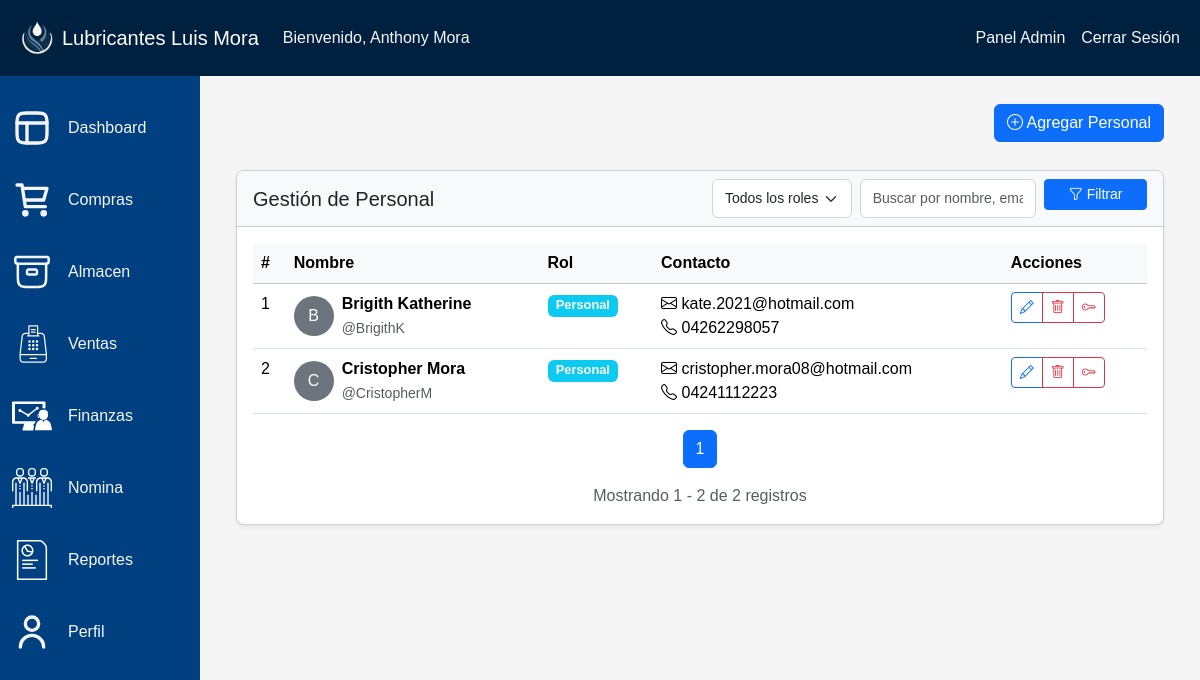
Screenshot of /nomina/ (signed in) with the database file from the repository.
### aplicacion/models.py (models this page shows, shortened)
class CustomUser(AbstractUser):
    ROLES = (
        ('admin', 'Administrador'),
        ('personal', 'Personal'),
        ("invitado", "Invitado"),
    )
    rol = models.CharField(max_length=20, choices=ROLES, default='cliente')
    telefono = models.CharField(max_length=20, blank=True, verbose_name="Teléfono")
    direccion = models.TextField(blank=True, verbose_name="Dirección")
    foto_perfil = models.ImageField(upload_to='perfiles/', blank=True, null=True, verbose_name="Foto de perfil")
    admin = models.BooleanField(default=False, verbose_name="¿Administrador?")
    class Meta:
        verbose_name = 'Usuario'
        verbose_name_plural = 'Usuarios'

### aplicacion/views.py (the view, shortened to what this page needs)
# urls.py: path('nomina/', gestion_personal, name='nomina_personal'),
@login_required
def gestion_personal(request):
    rol_filter = request.GET.get('rol', '')
    search_query = request.GET.get('search', '')
    empleados = CustomUser.objects.filter(rol__in=['admin', 'personal']).exclude(username="Admin")
    if rol_filter:
        empleados = empleados.filter(rol=rol_filter)
    empleados = empleados.order_by('last_name', 'first_name')
    page = request.GET.get('page', 1)
    paginator = Paginator(empleados, 10)  # 10 items por página
    try:
        empleados_paginados = paginator.page(page)
    except PageNotAnInteger:
        empleados_paginados = paginator.page(1)
    except EmptyPage:
        empleados_paginados = paginator.page(paginator.num_pages)
    context = {
        'empleados': empleados_paginados,
        'mes_actual': timezone.now().strftime("%B %Y"),
        'roles': dict(CustomUser.ROLES),
        'selected_rol': rol_filter,
        'search_query': search_query,
    }
    return render(request, 'vistas/nomina.html', context)

### aplicacion/templates/vistas/nomina.html (shortened to what this page needs)
{% extends 'paneles/admin.html' %} {% load static %}
{% block dashboard %}
<link href="{% static 'css/modal_forms.css' %}" rel="stylesheet" />
<div class="container mt-4">
  <div class="d-flex justify-content-between align-items-center mb-4">
    <h2>Gestión de Personal</h2>
    <button
      class="btn btn-primary"
      data-bs-toggle="modal"
      data-bs-target="#personalModal"
      data-action="add"
    >
      <i class="bi bi-plus-circle"></i> Agregar Personal
    </button>
  </div>
  <div class="card shadow-sm mb-4">
      <div class="card-header bg-light">
          <div class="row align-items-center">
              <div class="col-md-6">
                  <h5 class="mb-0">Gestión de Personal</h5>
              </div>
              <div class="col-md-6">
                  <form method="get" class="row g-2">
                      <div class="col-md-4">
                          <select name="rol" class="form-select form-select-sm">
                              <option value="">Todos los roles</option>
                          </select>
                      </div>
                      <div class="col-md-5">
                          <input type="text" name="search" class="form-control form-control-sm"
                                  placeholder="Buscar por nombre, email..." value="{{ search_query }}">
                      </div>
                      <div class="col-md-3">
                          <button type="submit" class="btn btn-primary btn-sm w-100">
                              <i class="bi bi-funnel"></i> Filtrar
                          </button>
                      </div>
                  </form>
              </div>
          </div>
      </div>
      <div class="card-body">
          <div class="table-responsive">
            <table class="table table-hover" id="personalTable">
              <thead class="table-light">
                <tr>
                  <th>#</th>
                  <th>Nombre</th>
                  <th>Rol</th>
                  <th>Contacto</th>
                  <th>Acciones</th>
                </tr>
              </thead>
              <tbody>
                {% for empleado in empleados %}
                <tr data-id="{{ empleado.id }}">
                  <td>{{ forloop.counter }}</td>
                  <td>
                    <div class="d-flex align-items-center">
                      {% if empleado.foto_perfil %}
                      <img
                        src="{{ empleado.foto_perfil.url }}"
                        class="rounded-circle me-2"
                        width="40"
                        height="40"
                        alt="{{ empleado.get_full_name }}"
                      />
                      {% else %}
                      <div
                        class="rounded-circle bg-secondary me-2 d-flex align-items-center justify-content-center"
                        style="width: 40px; height: 40px"
                      >
                        <span class="text-white"
                          >{{ empleado.get_full_name|first|upper }}</span
                        >
                      </div>
                      {% endif %}
                      <div>
                        <strong>{{ empleado.get_full_name }}</strong><br />
                        <small class="text-muted">@{{ empleado.username }}</small>
                      </div>
                    </div>
                  </td>
                  <td>
                    <span
                      class="badge bg-{% if empleado.rol == 'admin' %}primary{% else %}info{% endif %}"
                    >
                      {{ empleado.get_rol_display }}
                    </span>
                  </td>
                  <td>
                    <div><i class="bi bi-envelope"></i> {{ empleado.email }}</div>
                    <div>
                      <i class="bi bi-telephone"></i> {{empleado.telefono|default:"-" }}
                    </div>
                  </td>
                  <td>
                    <div class="btn-group btn-group-sm">
                      <button
                        class="btn btn-outline-primary btn-editar"
                        data-id="{{ empleado.id }}"
                        data-bs-toggle="modal"
                        data-bs-target="#personalModal"
                      >
                        <i class="bi bi-pencil"></i>
                      </button>
                      {% if empleado != request.user %}
                      <button
                        class="btn btn-outline-danger btn-eliminar"
                        data-id="{{ empleado.id }}"
                        data-bs-toggle="modal"
                        data-bs-target="#confirmModal"
                      >
                        <i class="bi bi-trash"></i>
                      </button>
                      {% endif %}
                      <a href="{% url 'gestion_permisos_user' empleado.id %}"
                        class="btn btn-outline-danger btn-eliminar"
                      >
                        <i class="bi bi-key"></i>
                    </a>
                    </div>
                  </td>
                </tr>
                {% endfor %}
              </tbody>
            </table>
          </div>
          <nav aria-label="Page navigation">
              <ul class="pagination justify-content-center">
                  {% for num in empleados.paginator.page_range %}
                      {% if empleados.number == num %}
                          <li class="page-item active">
                              <span class="page-link">{{ num }}</span>
                          </li>
                      {% elif num > empleados.number|add:'-3' and num < empleados.number|add:'3' %}
                          <li class="page-item">
                              <a class="page-link" href="?page={{ num }}{% if selected_rol %}&rol={{ selected_rol }}{% endif %}{% if search_query %}&search={{ search_query }}{% endif %}">
                                  {{ num }}
                              </a>
                          </li>
                      {% endif %}
                  {% endfor %}
              </ul>
          </nav>
          <div class="text-muted text-center">
              Mostrando {{ empleados.start_index }} - {{ empleados.end_index }} de {{ empleados.paginator.count }} registros
          </div>
      </div>
  </div>
</div>
{% endblock %}

### aplicacion/templates/base.html (shortened to what this page needs)
{% load static %}
<!DOCTYPE html>
<html lang="es">
  <head>
    <link rel="stylesheet" href="{% static 'css/bootstrap.min.css' %}" />
    <link href="{% static 'bootstrap-icons/bootstrap-icons.css' %}" rel="stylesheet">
    <link rel="stylesheet" href="{% static 'css/styles.css' %}" />
    {% block extra_css %} {% endblock %}
  </head>
  <body>
    <header class="ocult-header-in-login">
      <nav class="navbar navbar-expand-md navbar-dark bg-principal">
        <div class="container">
          <a class="navbar-brand" href="{% url 'inicio' %}">
            <img
              src="{% static 'img/Logo sin Fondo.png' %}"
              alt="Logo"
              width="100%"
              height="50"
            />
            <p>Lubricantes Luis Mora</p>
          </a>
          <div class="collapse navbar-collapse">
            <ul class="navbar-nav me-auto">
              {% if user.is_authenticated %}
              <li class="nav-item">
                <span class="nav-link singin-message"
                  >Bienvenido, {{ user.get_full_name }}</span
                >
              </li>
              {% endif %}
            </ul>
            <ul class="navbar-nav">
              {% if user.is_authenticated %} {% if user.admin or user.rol == 'admin' %}
                <li class="nav-item">
                    <a class="nav-link" href="/admin/" target="_blank"
                    >Panel Admin</a
                    >
                </li>
              {% endif %}
                <li class="nav-item">
                    <a class="nav-link" href="{% url 'logout' %}">Cerrar Sesión</a>
                </li>
              {% else %}
              <li class="nav-item">
                <a class="nav-link" href="{% url 'login' %}">Iniciar Sesión</a>
              </li>
              {% endif %}
            </ul>
          </div>
        </div>
      </nav>
    </header>
    <main class="">
      <div class="container-fluid">
        <div class="row max-size">
        <nav id="sidebar" class="col-md-3 col-lg-2 d-none d-md-block sidebar bg-subprincipal">
          <div class="position-sticky pt-3">
              <ul class="nav flex-column">
                {% if user.is_authenticated %}
                  <li class="nav-item d-flex flex-row mt-3 mb-3">
                      <a class="nav-link active" href="/dashboard/">
                          Dashboard
                      </a>
                  </li>
                  <li class="nav-item d-flex flex-row mt-3 mb-3">
                      <a class="nav-link" href="/compras/">
                          Compras
                      </a>
                  </li>
                  <li class="nav-item d-flex flex-row mt-3 mb-3">
                      <a class="nav-link" href="/inventario/">
                          Almacen
                      </a>
                  </li>
                  <li class="nav-item d-flex flex-row mt-3 mb-3">
                      <a class="nav-link" href="/ventas/">
                          Ventas
                      </a>
                  </li>
                  <li class="nav-item d-flex flex-row mt-3 mb-3">
                      <a class="nav-link" href="#">
                          Finanzas
                      </a>
                  </li>
                  <li class="nav-item d-flex flex-row mt-3 mb-3">
                      <a class="nav-link" href="/nomina/">
                          Nomina
                      </a>
                  </li>
                  <li class="nav-item d-flex flex-row mt-3 mb-3">
                      <a class="nav-link" href="#">
                          Reportes
                      </a>
                  </li>
                  <li class="nav-item d-flex flex-row mt-3 mb-3">
                      <a class="nav-link" href="/perfil/">
                          Perfil
                      </a>
                  </li>
                  {% endif %}
              </ul>
          </div>
        </nav>
        {% block content %} {% endblock %}
      </div>
    </div>
    </main>
  </body>
</html>

### aplicacion/static/css/styles.css (style rules this page uses)
* { margin: 0; padding: 0; box-sizing: border-box; }
body { background-color: #f5f5f5; color: #F5F5F5; font-family: 'NotoSansJP', sans-serif; font-size: 16px; line-height: 1.5; }
.bg-principal { background-color: #00203F; }
.bg-subprincipal { background-color: #004080; }
.nav-link { color: #f5f5f5; }
.ocult-header-in-login { position: fixed; top: 0; z-index: 999999; width: 100%; }
.navbar>.container { flex-direction: row; justify-content: space-around; margin: 0 0; max-width: 100%; }

### aplicacion/static/css/styles_admin.css (style rules this page uses)
.ocult-header-in-login { position: initial; }
.sidebar { min-height: 100%; }
.singin-message { display: inline; }
.card { border-radius: 0.5rem; overflow: hidden; }

### aplicacion/static/css/modal_forms.css (style rules this page uses)
.form-control, .form-select { padding: 0.5rem 0.75rem; border-radius: 0.375rem; border: 1px solid #ced4da; }
.btn-group-sm .btn { padding: 0.25rem 0.5rem; font-size: 0.875rem; }
#personalTable .badge { font-size: 0.8em; padding: 0.35em 0.65em; }
.rounded-circle { object-fit: cover; }

### rows the page displays
CustomUser: get_full_name "Anthony Mora"
CustomUser: get_full_name|first "B", get_full_name "Brigith Katherine", username "BrigithK", rol "Personal", email "kate.2021@hotmail.com", telefono "04262298057"
CustomUser: get_full_name|first "C", get_full_name "Cristopher Mora", username "CristopherM", rol "Personal", email "cristopher.mora08@hotmail.com", telefono "04241112223"

### other values shown
{{ num }} "1"
{{ empleados.start_index }} "1"
{{ empleados.end_index }} "2"
{{ empleados.paginator.count }} "2"
